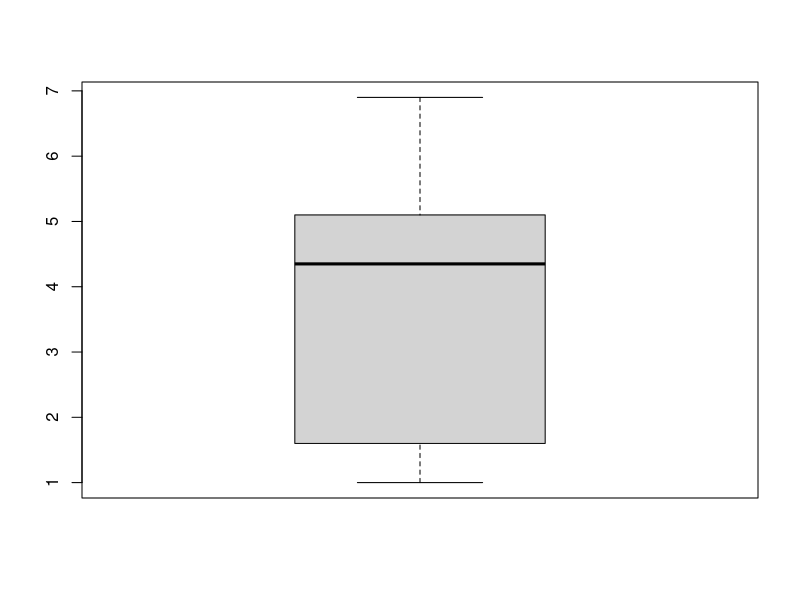
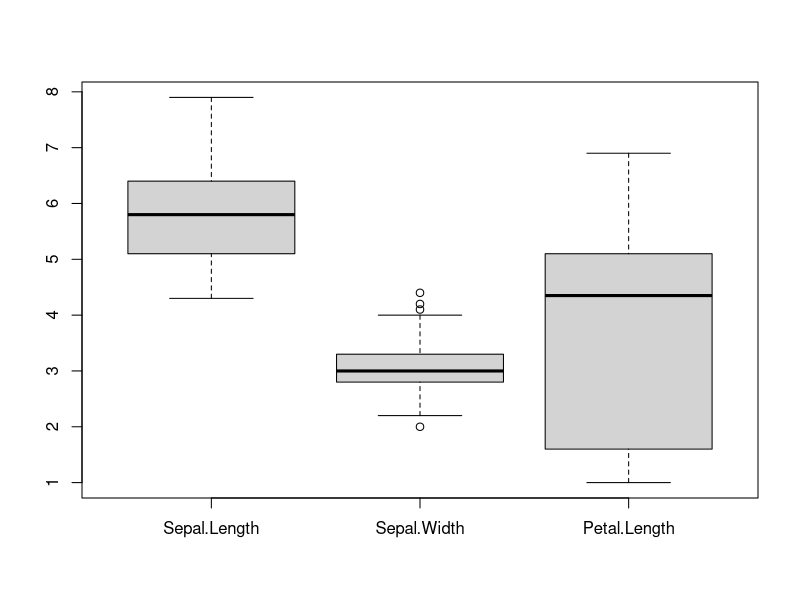
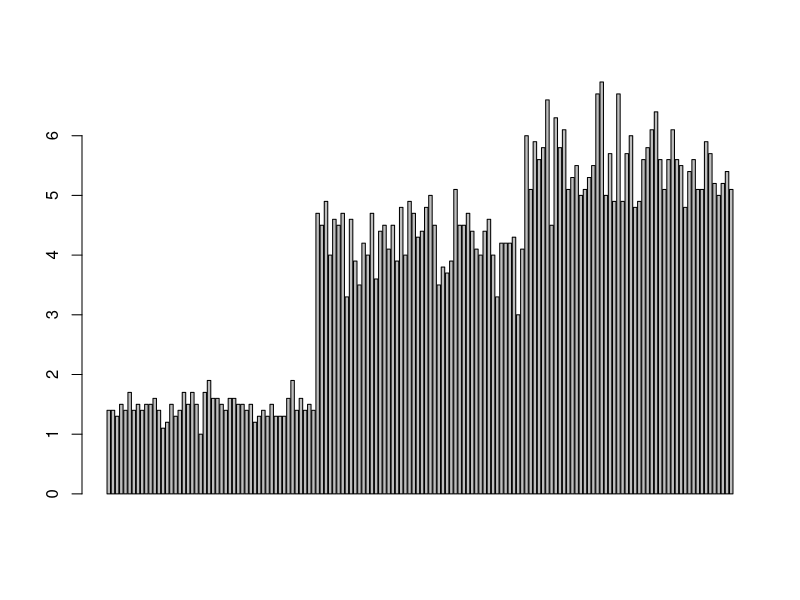
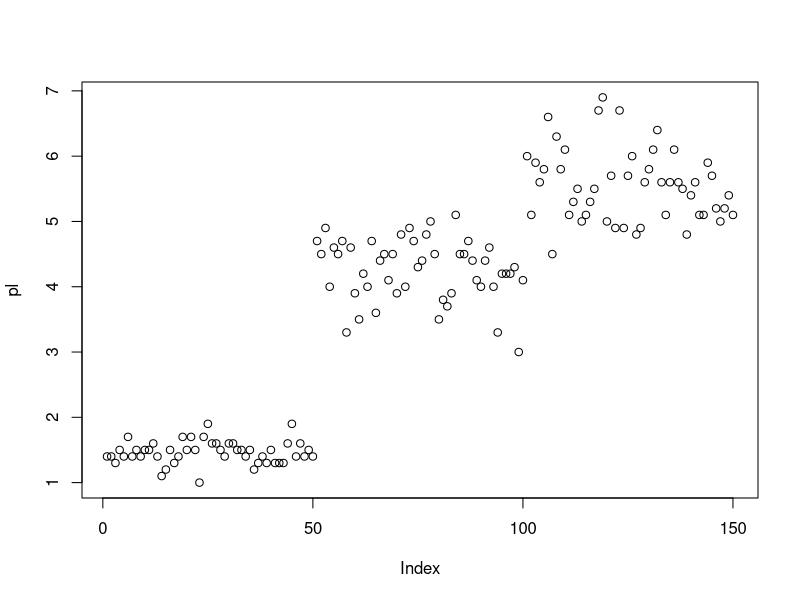
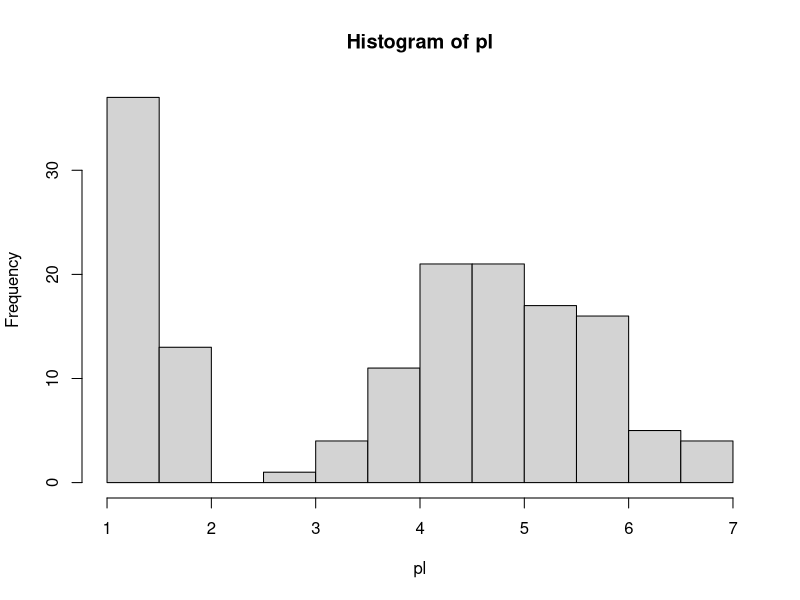
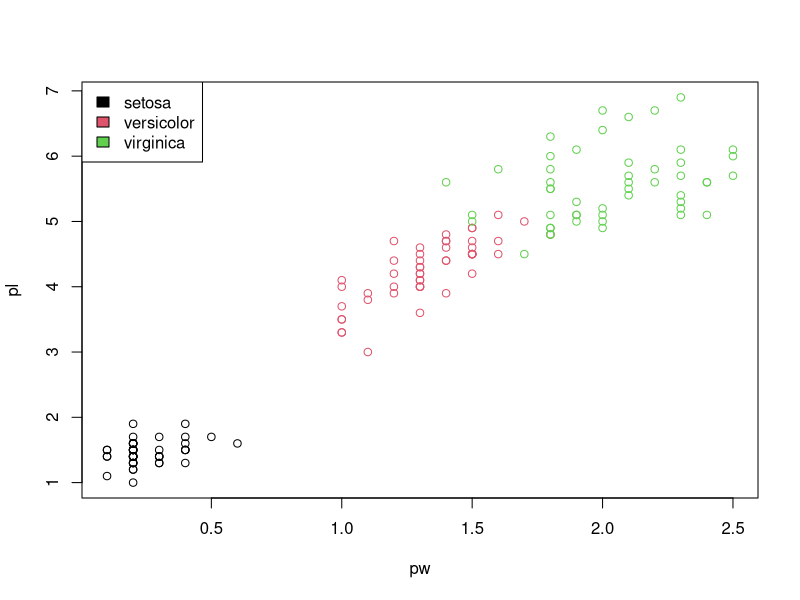
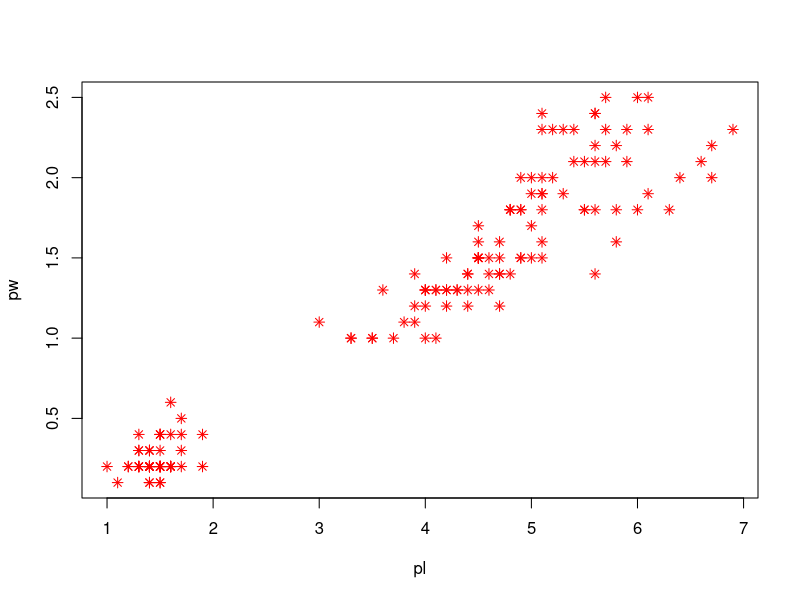

The R source for these figures, in order:
data("iris")
##consulter les données
View(iris)
##consulter les 5 premier lignes du dataset
head(iris)
##la class de notre dataset
class(iris)
str(iris)
summary(iris)
##retourner les nommes des colonnes
colnames(iris)
##stocker Petal.Length dans une variable qu'on appelle pl
pl<-iris$Petal.Length
pl
##retourner la moyenne de pl
mean(pl)
summary(pl)
## sd function --> la racine de la variance
sd(pl)

sw<-iris$Sepal.Width
sd(sw)
boxplot(pl)
boxplot(iris[,1:3])
barplot(pl)

plot(pl)
##afficher l'histogramme 
hist(pl)

counts<-table(iris$Species)
counts

pw<-iris$Petal.Width

sp<-as.factor(iris$Species)
plot(pw,pl,col=sp)
legend("topleft",levels(sp),fill = 1:3)


##on teste la correlation ente pl et pw
cor(pw,pl)
model<-lm(pl~pw)
model
plot(pl,pw,pch=8,col="red")
speciesId<-as.numeric(iris$Species)
speciesId
